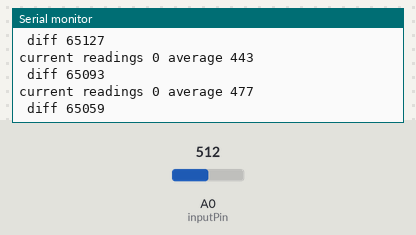
The sketch below on a simulated Arduino Uno, built with avr-gcc and run on an emulated ATmega328P. Shown: the last lines printed to the serial monitor. The inputs (shaded band) are chosen by the test bench; at power-on: A0 (inputPin) = 512.

Above: at 1.2 s.
1.3 s: A0 (inputPin) set to 716
At 2.6 s:
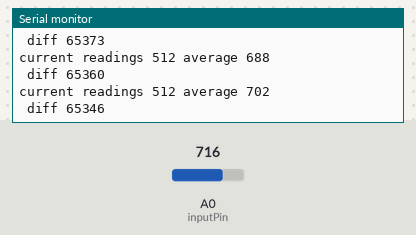
2.8 s: A0 (inputPin) set to 900
At 4.5 s:
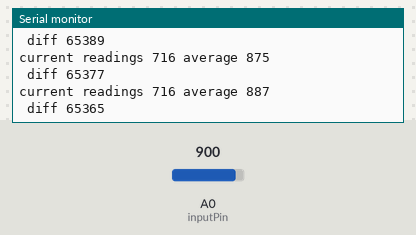
Timing chart, 0 to 6.0 s (numbered marks = the images above; inputs shaded):
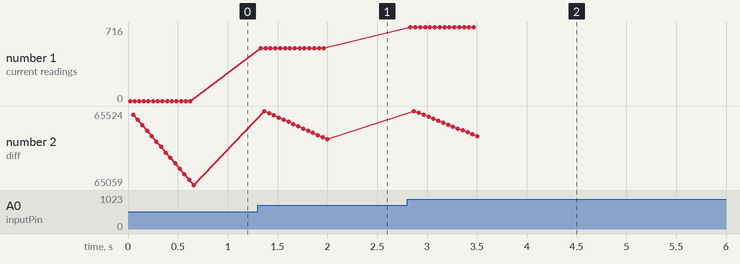

The sketch:

MasterFaderCode_Rev1_01.ino
```cpp
// Define the number of samples to keep track of.  The higher the number,
// the more the readings will be smoothed, but the slower the output will
// respond to the input.  Using a constant rather than a normal variable lets
// use this value to determine the size of the readings array.
const int numReadings = 15;

int readings[numReadings];      // the readings from the analog input
int index = 0;                  // the index of the current reading
int total = 0;                  // the running total
int average = 0;                // the average
int inputPin = 0;
int currpotval = 0;
unsigned int diff = 0;

void setup()
{
  // initialize serial communication with computer:
  Serial.begin(9600);
  // initialize all the readings to 0:
  for (int thisReading = 0; thisReading < numReadings; thisReading++)
    readings[thisReading] = 0;
}

void loop()

  {
  total= total - readings[index];
  readings[index] = analogRead(inputPin);
  total= total + readings[index];
  currpotval = total;
  index = index + 1;

  if (index >= numReadings) // if we're at the end of the array...
      {
      index = 0;
      }

  average = total / numReadings;

  delay(20);

  diff =  readings[index] - average;

  if (diff > 1 )
  {
  Serial.print("current readings ");
  Serial.print(readings[index]);
  Serial.print(" average ");
  Serial.println(average);

  Serial.print(" diff ");
  Serial.println(diff);

  }


}
```

Measured:
- after the input at 1.3 s, the serial monitor: prints a new line at once (image 1)
- after the input at 2.8 s, the serial monitor: prints a new line at once (image 2)
- plotted number 1: 0 → 512 after the input at 1.3 s, 512 → 716 after the input at 2.8 s
- plotted number 2: 65059 → 65346 after the input at 1.3 s, 65346 → 65365 after the input at 2.8 s
